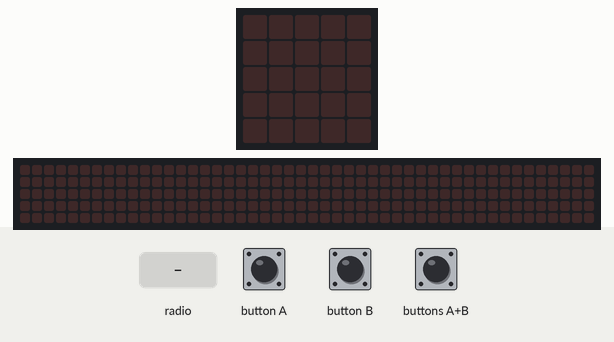
This program was run on a simulated BBC micro:bit (MakeCode). Shown: the board's 5×5 LED display, a strip that is not on the board, showing the scrolling text unrolled. Inputs (shaded band) come from the test bench. The 48×5 strip is a reading aid, not a part: it shows the text the display is scrolling, unrolled, one strip-width of it at a time.

Above: at 1.2 s.
1.3 s: radio message "1 :)" arrives
At 2.9 s:
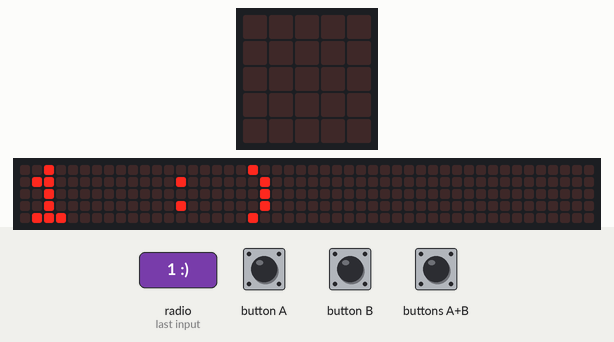
10.5 s: radio message "3 :)" arrives
At 12.3 s:
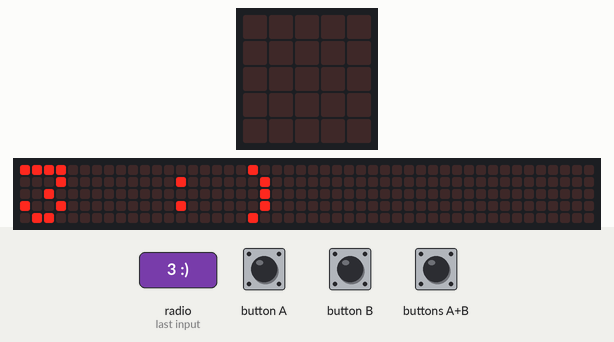
Timing chart, 0 to 13.8 s (numbered marks = the images above; inputs shaded):
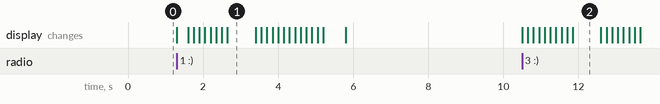

Measured:
- after the input at 1.3 s, the display: changes at once (image 1)
- after the input at 10.5 s, the display: changes at once (image 2)
- what the display in image 1 shows lasts 0.7 s, from 2.7 s to 3.4 s

The program:

main.ts
```typescript
input.onButtonPressed(Button.A, function () {
    radio.setGroup(1)
    radio.sendString("1 :)")
})
input.onButtonPressed(Button.AB, function () {
    radio.setGroup(3)
    radio.sendString("3 :)")
})
radio.onReceivedString(function (receivedString) {
    radio.setGroup(4)
    basic.showString(receivedString)
})
input.onButtonPressed(Button.B, function () {
    radio.setGroup(2)
    radio.sendString("2 :)")
})
basic.forever(function () {

})
```

test.ts
```typescript
// tu są testy; nie będzie to kompilowane, gdy ten pakiet będzie używany jako rozszerzenie.
```
